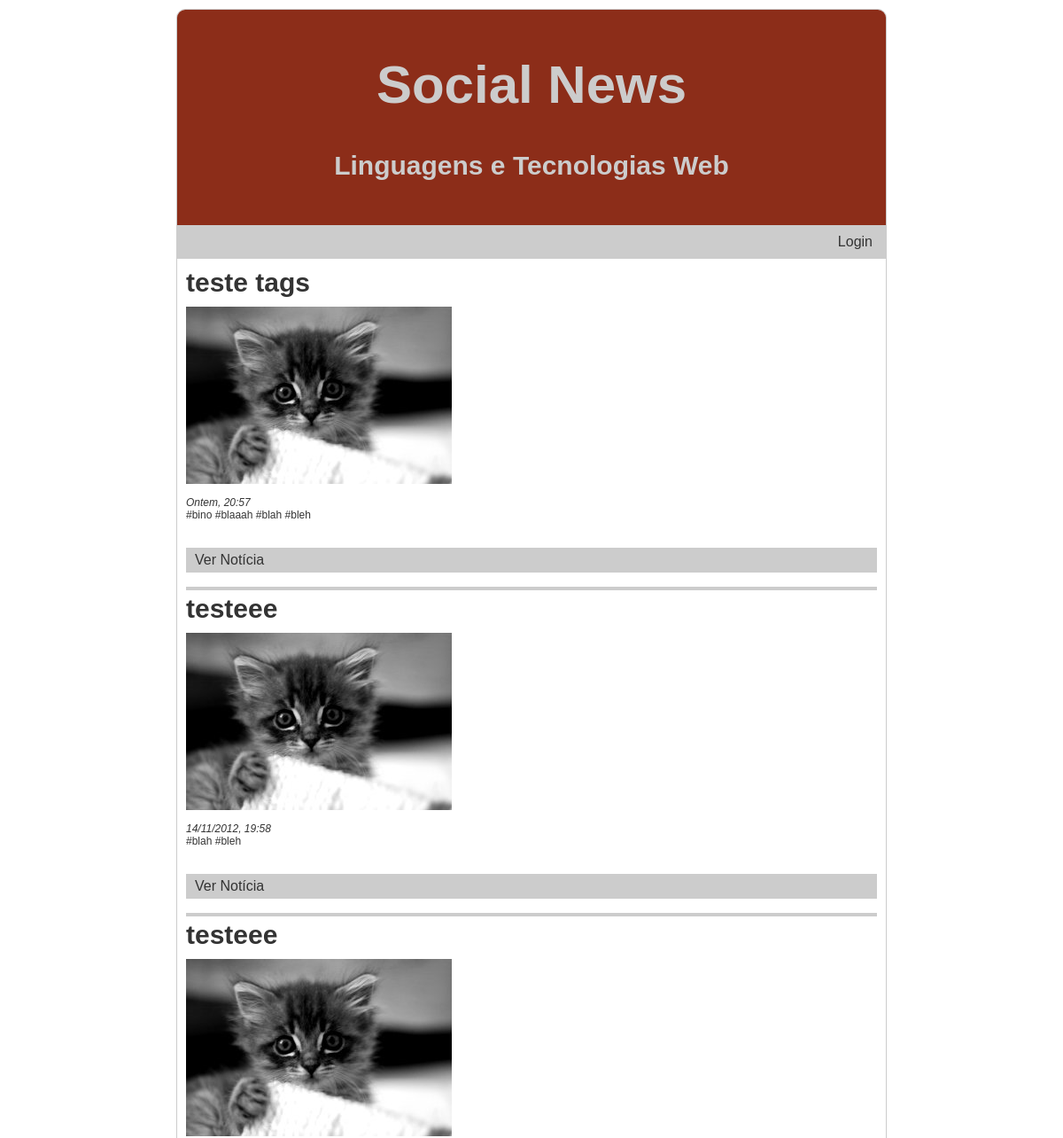
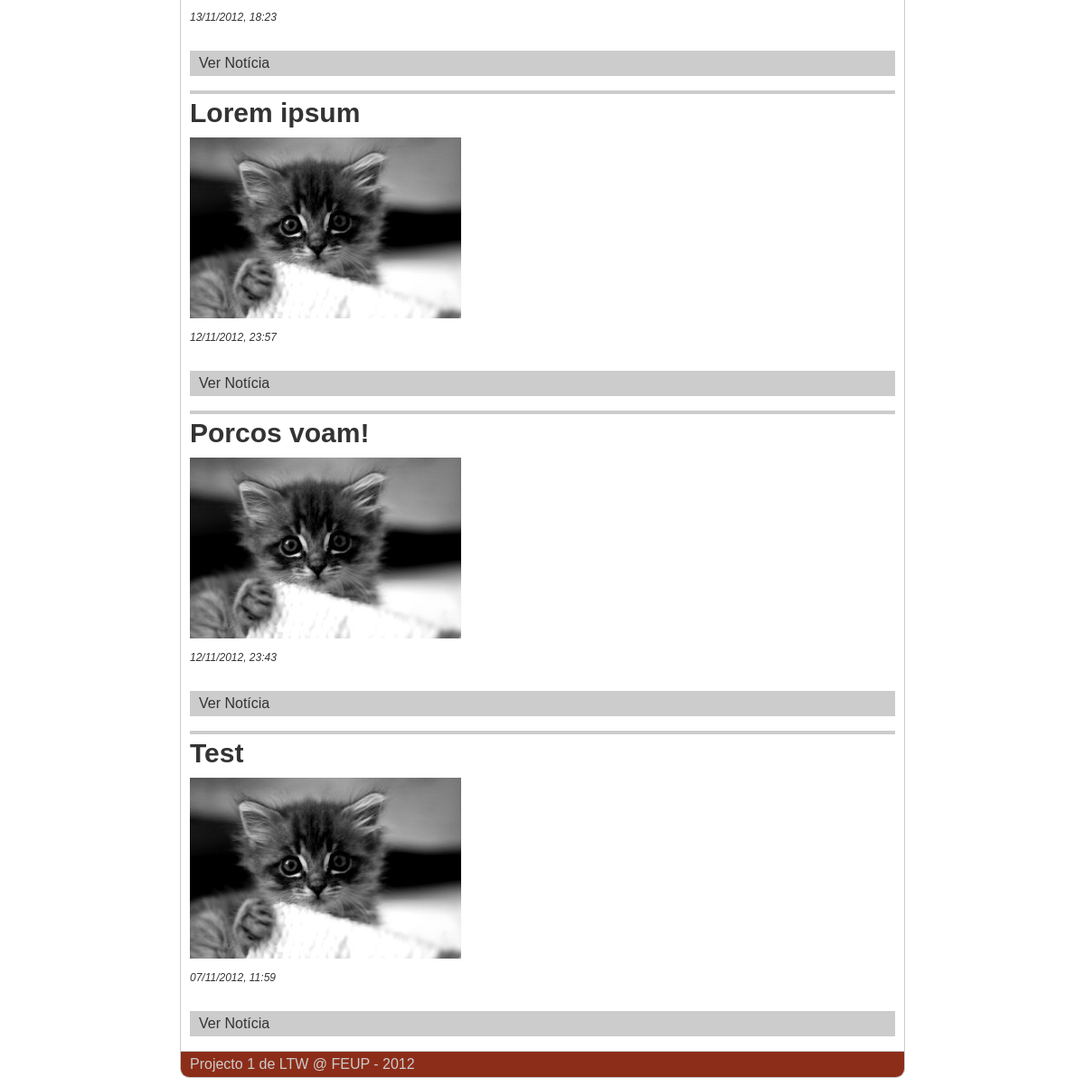
The page / on the database its author committed (2 pictures, top to bottom).
### tables this page shows
CREATE TABLE "TAG" (news_id INTEGER, tagname TEXT, FOREIGN KEY(news_id) REFERENCES news(id) ON DELETE CASCADE);

CREATE TABLE 'NEWS' (id integer primary key autoincrement, title text, date text, text text, posted_by text);

### db/news_query.php (called while the page is built)
<?php
	require_once 'db/db.php';
	if(isset($id) && !empty($id))
	{
		$stmt = $db->query('SELECT id, title, date, text, posted_by, tagname FROM news LEFT JOIN tag ON news.id=tag.news_id where id='.$id);
	}
	elseif(isset($tag) && !empty($tag))
	{
			$stmt = $db->query('SELECT id, title, date FROM news LEFT JOIN tag ON news.id=tag.news_id where tagname=\''.$tag.'\'');
	}
	else
	{
		$stmt = $db->query('SELECT id, title, date, tagname FROM news LEFT JOIN tag ON news.id=tag.news_id ORDER BY id DESC LIMIT 10');
	}
	if(!stmt)
	{
		$error=$db->errorInfo();
		echo "Erro: " . $error[2];
	}
	else
		$news = $stmt->fetchAll();
?>

### index.php (the view, shortened to what this page needs)
<?php
	$id = $_GET['id'];
	$tag = $_GET['tag'];
	require_once 'db/news_query.php';
?>
<!DOCTYPE html>
<html>
	<head>
		<link rel="stylesheet" href="common/style.css">
	</head>
	<body>
		<div id="cabecalho">
<?	if(!empty($id) || !empty($tag))
		echo "<a href=\"./\"><h1>Social News</h1></a>";
	else
		echo "<h1>Social News</h1>";?>
			<h2>Linguagens e Tecnologias Web</h2>
		</div>
		<div id="menu">
			<ul>
<?
	if(isset($_SESSION['user_type']) && $_SESSION['user_type']>0)
	{
		if($_SESSION['user_type']>0)
			echo "<li><a href=\"nova_noticia.php\">Inserir notícia</a></li>";
		if($_SESSION['user_type']==2)
			echo "<li><a href=\"procurar_utilizador.php\">Alterar permissões de utilizadores</a></li>";
	}
	else
		echo "<li></li>";
?>
			</ul>
			<ul class="login"><?
				if(isset($_SESSION['user_type']))
					echo "<li><a href=\"logout.php\">Logout</a></li>";
				else
					echo "<li><a href=\"login.php\">Login</a></li>";?>
			</ul>
		</div>
		<div id="conteudo">
<?
	if(count($news)==0)
		echo "<h4>Nenhuma notícia encontrada</h4>";
	else {
		foreach($news as $i=>$row) {
			if($row['id']==$news[$i-1]['id'] && empty($tag))
				echo " <a href=\"./?tag=".$row['tagname']."\">#".$row['tagname']."</a>";
			else
			{
				if(empty($id))
					echo "<div class=\"noticia\">
					<h3><a href=\"?id=".$row['id']."\">".$row['title']."</a></h3>
					<a href=\"?id=".$row['id']."\"><img src=\"common/placeholder.jpg\" alt=\"300x200\"></a>
					<div class=\"newsdetails\">
						<br />";
				if(date('dmY') == date('dmY', $row['date']))
					echo "Hoje, ".date('H:i', $row['date']);
				elseif(date('dmY', time()-86400) == date('dmY', $row['date']))
					echo "Ontem, ".date('H:i', $row['date']);
				else
					echo date('d/m/Y, H:i', $row['date']);
				if($row['tagname']!="" && empty($tag))
					echo "</div><div class=\"newstags\"><a href=\"./?tag=".$row['tagname']."\">#".$row['tagname']."</a>";
			}
			if($row['id']!=$news[$i+1]['id']) {
				echo 	"</div>
						<ul>";
				if(!empty($id))
					echo "<li><a href=./>Ver Todas</a></li>";
				else
					echo "<li><a href=\"?id=".$row['id']."\">Ver Notícia</a></li>";
				echo "</ul>
				</div>";
			}
		}
	}?>
		</div>
		<div id="rodape">
			<p>Projecto 1 de LTW @ FEUP - 2012</p>
		</div>
	</body>
</html>

### common/style.css (style rules this page uses)
html { overflow-y: scroll; }
body { font-family: Century Gothic, sans-serif; margin: 10px auto; width: 800px; color: #333333; border:1px solid #ccc; background-color:white; border-radius:10px; }
div#cabecalho { text-align:center; padding:50px 20px; background-color:#8C2D19; color:#ccc; border-radius:9px 9px 0 0; }
div#menu { background-color:#ccc; padding:10px; }
a { color: #333333; text-decoration:none; }
div#cabecalho h1 { margin-top: 0; font-size:60px; }
div#cabecalho h2 { margin-bottom: 0; font-size:30px; }
div#menu ul { padding-left:0; margin:0; display:inline; }
div#menu li { display:inline; border-right:solid; border-width:2px; border-color:white; padding:0px 5px; }
div#menu li:last-child { border-right:none; }
div#menu ul.login { float:right; }
div#conteudo { margin:0; margin-top:10px; padding:0 10px; }
div#conteudo h3 { margin:0; margin-bottom:10px; font-size:30px; }
div.noticia { margin-top:4px; border-bottom:4px solid #ccc; }
div.noticia:last-child { border-bottom:none; }
div.noticia img { float:left; margin-right:10px; }
div#rodape { border-top:1px solid #ccc; margin:0; padding:5px 0; border-radius:0 0 9px 9px; background-color:#8C2D19; color:#ccc; }
div#rodape p { margin:0 10px; }
div.noticia ul { margin-top:30px; padding-left:0; background-color:#ccc; padding:5px; }
div.noticia li { display:inline; border-right:solid; border-width:2px; border-color:white; padding:0px 5px; }
div.noticia li:last-child { border-right:none; }
div.noticia h3 { color: }
div.newsdetails { clear:both; font-size:12px; font-style:italic; }
div.newstags { font-size:12px; }

### rows shown on the page
tag: news.title "teste tags", news.date "20:57", tagname "bino"
tag: tagname "blaaah"
tag: tagname "blah"
tag: tagname "bleh"
tag: news.title "testeee", news.date "14/11/2012, 19:58", tagname "blah"
tag: tagname "bleh"
news: title "testeee", date "13/11/2012, 18:23"
news: title "Lorem ipsum", date "12/11/2012, 23:57"
news: title "Porcos voam!", date "12/11/2012, 23:43"
news: title "Test", date "07/11/2012, 11:59"
